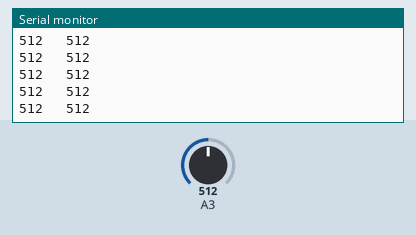
This sketch was run on a simulated Arduino Uno, built with avr-gcc and run on an emulated ATmega328P. Shown: the last lines printed to the serial monitor. Inputs (shaded band) come from the test bench; at power-on: A3 = 512.

Above: at 4.2 s.
4.3 s: A3 set to 214
At 5.4 s:
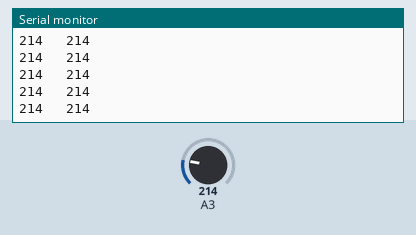
7.3 s: A3 set to 183
At 8.0 s:
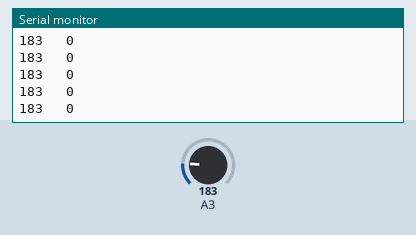
Timing chart, 0 to 10.3 s (numbered marks = the images above; inputs shaded):
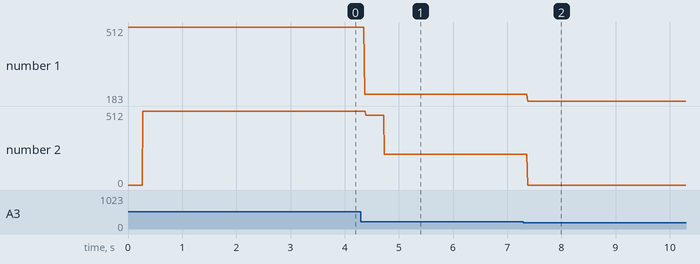

Measured:
- after the input at 4.3 s, the serial monitor: prints a new line after 0.07 s (image 1)
- after the input at 7.3 s, the serial monitor: prints a new line after 0.08 s (image 2)
- plotted number 1: 512 → 214 after the input at 4.3 s, 214 → 183 after the input at 7.3 s
- plotted number 2: 512 → 214 after the input at 4.3 s, 214 → 0 after the input at 7.3 s

The sketch:

buttons.ino
```cpp
int a=0;
long midBtnVal = 0;
int midCnt = 0;
int maxMidCnt = 30;
int btnVal;
int dealCounter = 0;
boolean btn1,btn2,btn3,btn4,btn5,zerroflag;
int analogVal;

void setup ()
{

Serial.begin(9600);
//pinMode (A3, INPUT);
zerroflag = true;
}

void loop ()

{
  analogVal = analogRead (3);
  if(analogVal>200){
    midCnt++;
    midBtnVal = midBtnVal + analogVal;

    if(midCnt>=maxMidCnt & analogVal>100){
      btnVal = midBtnVal/midCnt;
      midBtnVal = 0;
      midCnt = 0;
    }
    }else {
      btnVal = 0;
      midBtnVal = 0;
      midCnt = 0;
    }


  Serial.print(analogVal);
  Serial.print("   ");
  Serial.println(btnVal);
  /*
  btn1 = false;
  btn2 = false;
  btn3 = false;
  btn4 = false;
  btn5 = false;

  if(btnVal<10){
    zerroflag = true;
  }


  if(btnVal>1015 & btnVal<1025 & zerroflag){
    btn1 = true;
    zerroflag = false;
  }
  if(btnVal>961 & btnVal<981 & zerroflag){
    btn2 = true;
    zerroflag = false;
  }
  if(btnVal>914 & btnVal<934 & zerroflag){
    btn3 = true;
    zerroflag = false;
  }
  if(btnVal>871 & btnVal<891 & zerroflag){
    btn4 = true;
    zerroflag = false;
  }
  if(btnVal>832 & btnVal<852 & zerroflag){
    btn5 = true;
    zerroflag = false;
  }

  if(btn1){
    Serial.println("Button 1");
  }
  if(btn2){
    Serial.println("Button 2");
  }
  if(btn3){
    Serial.println("Button 3");
  }
  if(btn4){
    Serial.println("Button 4");
  }
  if(btn5){
    Serial.println("Button 5");
  }
*/
}
```
